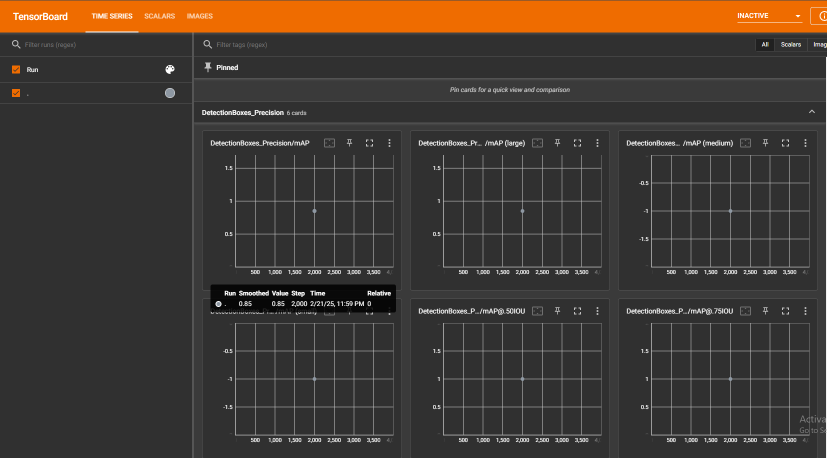
#> input picture Tensorboard-Eval.png, 1654 x 916 px (shown at 1/2 size)
$ python -i image_processing.py   (imports and definitions only)
#> lines starting #> are read from the running program, lines starting #| are printed output that depends on the picture
import numpy as np
import cv2
from scipy.signal import convolve2d
from scipy.ndimage import gaussian_filter

def convert_to_grayscale(image):
    """Convert an RGB image to grayscale using OpenCV"""
    return cv2.cvtColor(image, cv2.COLOR_RGB2GRAY)
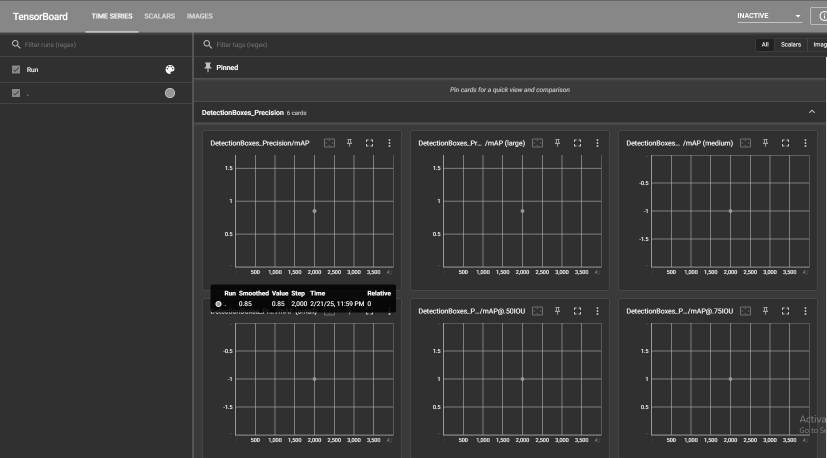
#> returned value: shape (916, 1654) (shown at 1/2 size); min 7, max 255, mean 59.7

def resize_image(image, new_width, new_height):
    """Resize an image using OpenCV's Bicubic interpolation"""
    return cv2.resize(image, (new_width, new_height), interpolation=cv2.INTER_CUBIC)

def crop_image(image, x_start, y_start, width, height):
    """Crop an image to a specified region."""
    y_end = min(y_start + height, image.shape[0])
    x_end = min(x_start + width, image.shape[1])
    return image[y_start:y_end, x_start:x_end]

def sobel_edge_detection(image):
    """Apply Sobel edge detection, auto-converting to grayscale if needed."""
    if len(image.shape) == 3:
        image = convert_to_grayscale(image)

    sobel_x = np.array([[-1, 0, 1], [-2, 0, 2], [-1, 0, 1]])
    sobel_y = np.array([[-1, -2, -1], [0,  0,  0], [1,  2,  1]])

    grad_x = convolve2d(image, sobel_x, mode="same", boundary="symm")
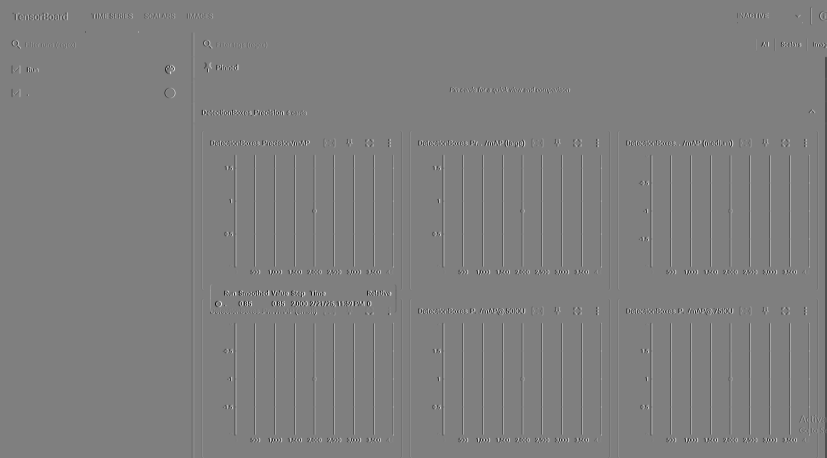
#> grad_x: shape (916, 1654) int64 (shown at 1/2 size); min -984, max 984, mean -0.8; drawn with min black and max white
    grad_y = convolve2d(image, sobel_y, mode="same", boundary="symm")

    sobel_image = np.sqrt(grad_x**2 + grad_y**2)
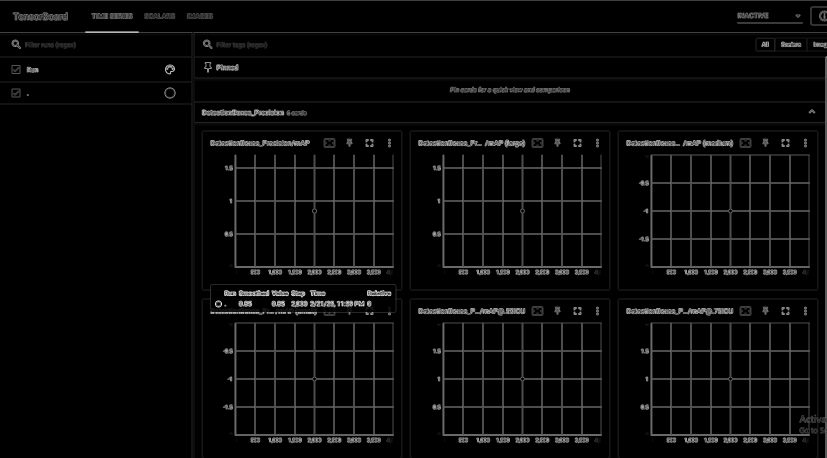
#> sobel_image: shape (916, 1654) float64 (shown at 1/2 size); min 0, max 1030.9, mean 36.4; drawn with min black and max white
    sobel_image = (sobel_image / np.max(sobel_image)) * 255  # Normalize

    return sobel_image.astype(np.uint8)

def canny_edge_detection(image, low_threshold=50, high_threshold=150):
    """Apply OpenCV's built-in Canny edge detection."""
    if len(image.shape) == 3:
        image = convert_to_grayscale(image)
    return cv2.Canny(image, low_threshold, high_threshold)

def flip_image(image, axis):
    """Flip an image using OpenCV."""
    if axis not in [0, 1]:
        raise ValueError("Axis must be 0 (vertical) or 1 (horizontal).")
    return cv2.flip(image, axis)

def rotate_image(image, angle):
    """Rotate an image by any angle using OpenCV."""
    h, w = image.shape[:2]
    center = (w // 2, h // 2)
    matrix = cv2.getRotationMatrix2D(center, angle, 1.0)
    return cv2.warpAffine(image, matrix, (w, h))

def perspective_transform(image, src_points, dst_points):
    """Apply a perspective transformation using OpenCV."""
    matrix = cv2.getPerspectiveTransform(np.float32(src_points), np.float32(dst_points))
    return cv2.warpPerspective(image, matrix, (image.shape[1], image.shape[0]))

>>> import cv2
>>> picture = cv2.cvtColor(cv2.imread('../Tensorboard-Eval.png'), cv2.COLOR_BGR2RGB)
>>> result = sobel_edge_detection(picture)

$ run again, on Tensorboard-train.png
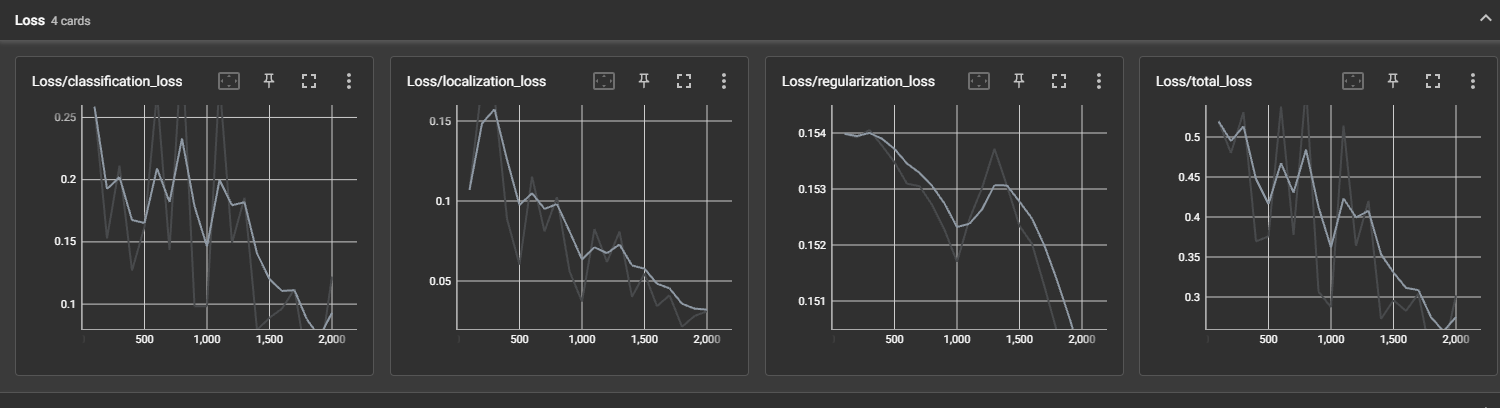
#> input picture Tensorboard-train.png, 1500 x 408 px
#> in sobel_edge_detection, `grad_y = convolve2d(image, sobel_y, mode="same", boundary="symm")`:
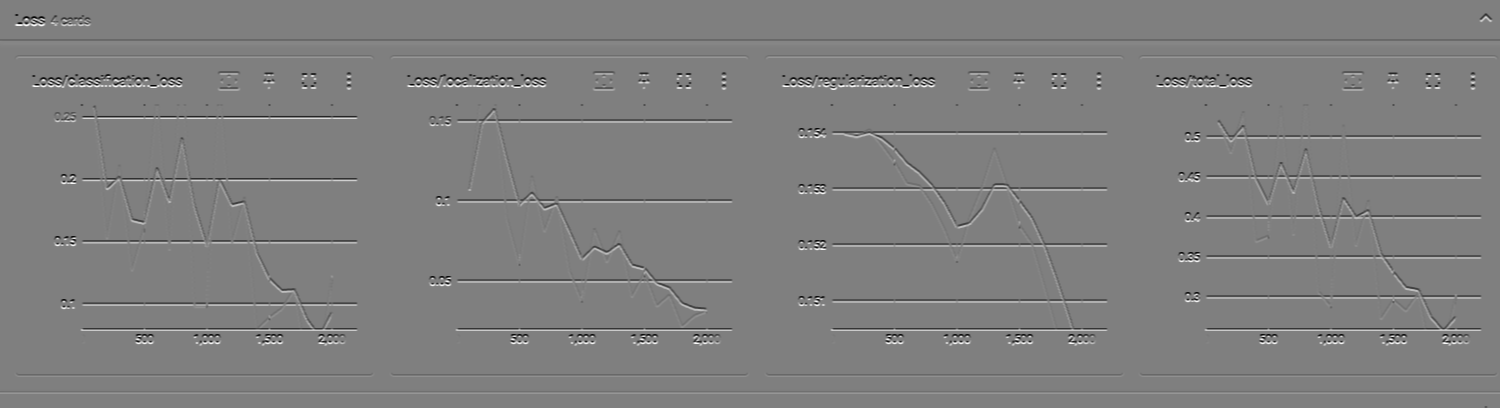
#> grad_y: shape (408, 1500) int64; min -828, max 828, mean 0; drawn with min black and max white
#> in sobel_edge_detection, `sobel_image = np.sqrt(grad_x**2 + grad_y**2)`:
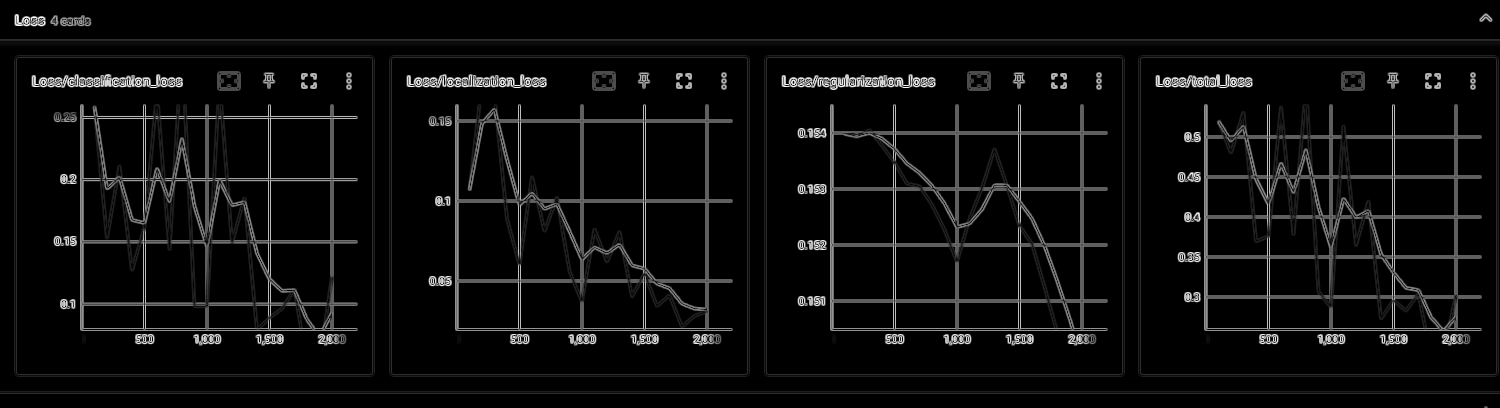
#> sobel_image: shape (408, 1500) float64; min 0, max 837.1, mean 41.9; drawn with min black and max white
